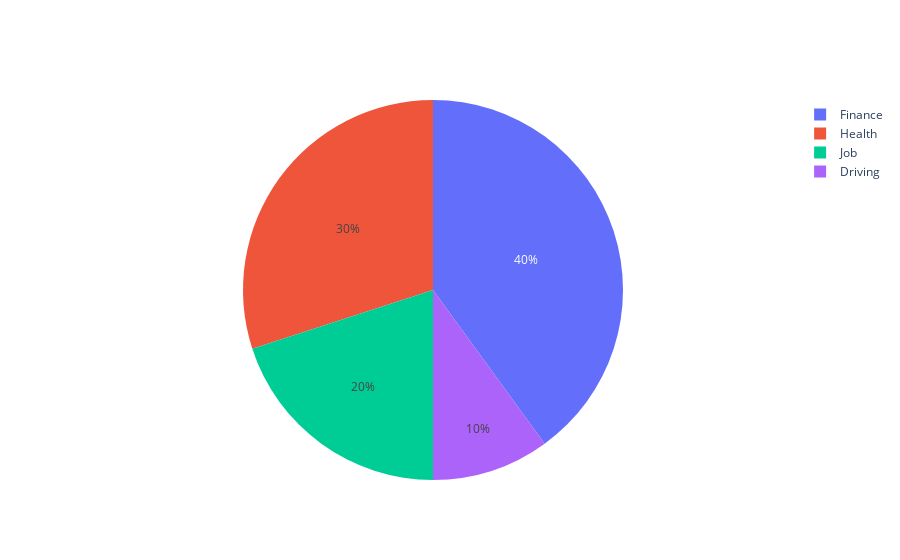

The cell this chart's notebook holds for it:
### Markdown cell above
### Pie Chart
In this example, the data is grouped into the major stressor categories, _Job, Driving, Finance, and Health_, and the relative breakdown of events are shown within the chart.  If you place your mouse cursor over the pie chart sections, you can see the actual number of events and a category label appear.  Try clicking on one or more of the labels in the legend on the right to disable/enable the data on the graph.

### Code cell
plot_pie(stress_stream, user_id=USER_ID)

### Figure 1 — Plotly figure (JSON) as saved in the notebook; plotly's stock layout.template omitted (floating-point values rounded to 4 significant figures)
{"data": [{"labels": ["Driving", "Finance", "Health", "Job"], "type": "pie", "values": [1, 4, 3, 2]}], "layout": {"autosize": true}}
